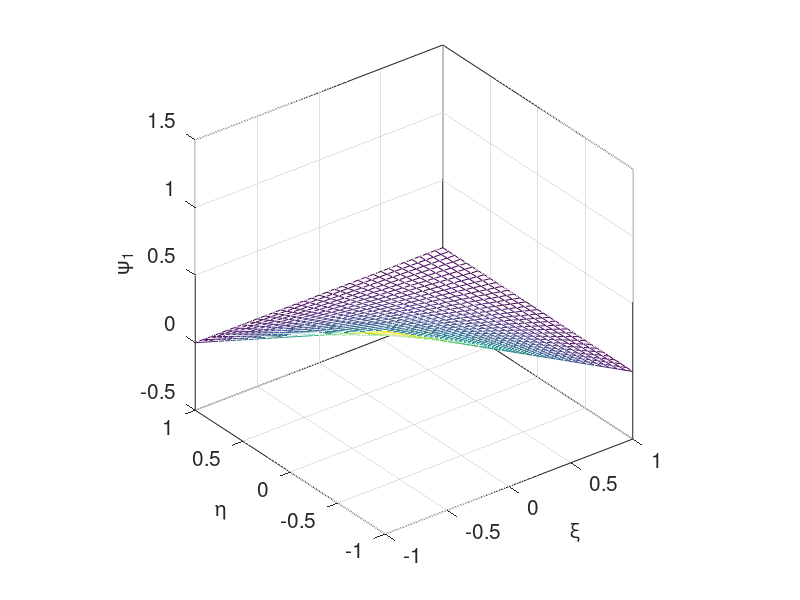

Write MATLAB code to recreate this figure.

clear all
close all

%=======================================
% Code phi_q4
%
% element-node interpolation functions
% over the canonical rectangular element
%=======================================

%-----------------
% prepare the grid
%-----------------

N = 32;
M = 32;

Dx = 2.0/N;
Dy = 2.0/M;

for i=1:N+1 
   x(i) =-1.0+Dx*(i-1.0);
%   fprintf (1,'%6.2f',X(i))
end
                                                                                
for j=1:M+1
   y(j) =-1.0+Dy*(j-1.0);
%   fprintf (1,'%6.2f',Y(j))
end

%-----
% plot
%-----

for i=1:N+1
 for j=1:M+1
  z(i,j) = 0.25*(1.0-x(i))*(1-y(j));   % 4-node
 end
end

%---
% plot
%---

figure(1)
mesh(x,y,z)   % plotting, labelling, and formatting
box on
axis equal
set(gca,'fontsize',15)
axis equal
xlabel('\xi','fontsize',15);
ylabel('\eta','fontsize',15);
zlabel('\psi_1','fontsize',15);

%-----
% done
%-----
